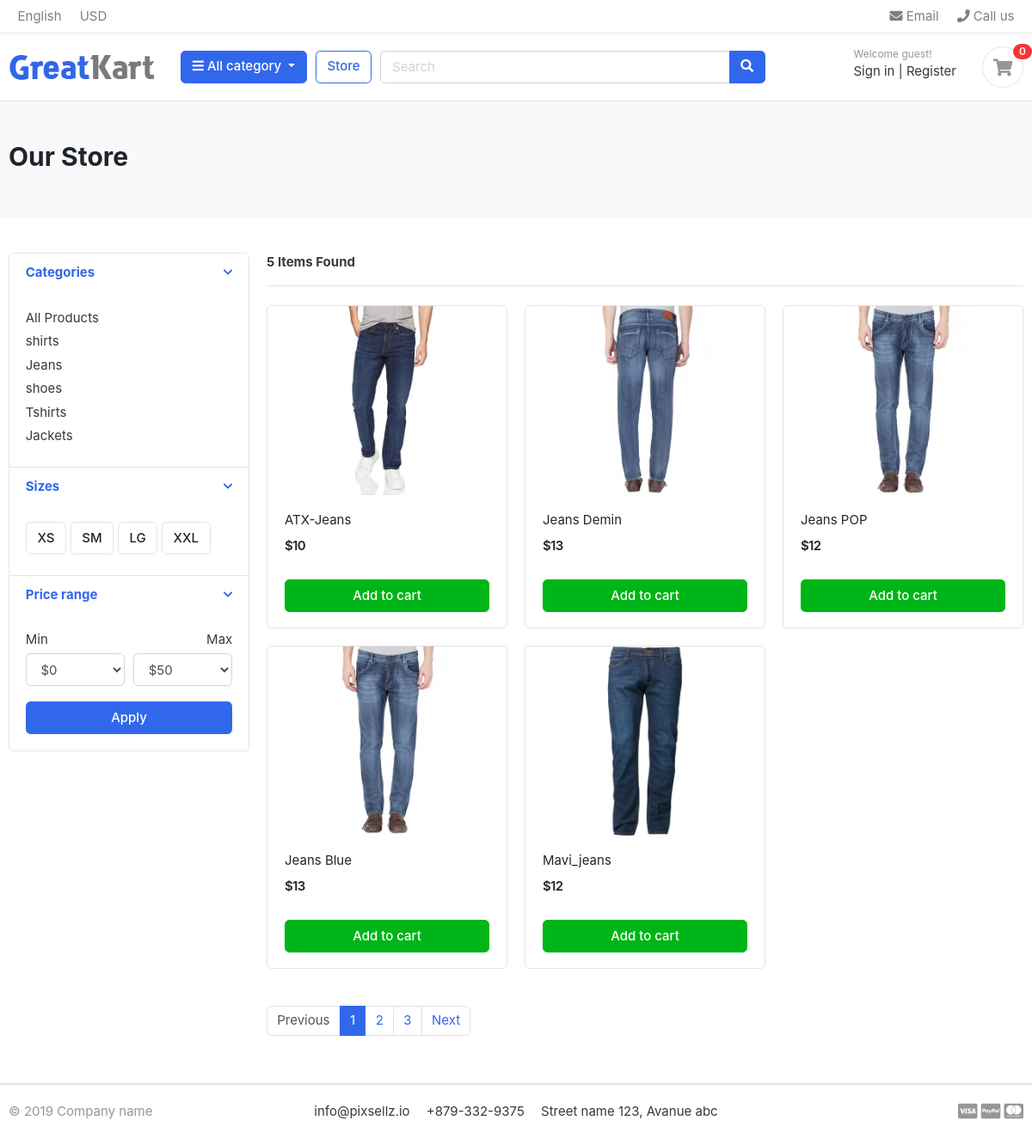
/store/jeans/, run on the app's committed database.
### category/models.py (models this page shows, shortened)
class Category(models.Model):
    category_name = models.CharField(max_length=50, unique=True)
    slug = models.SlugField(max_length=100, unique=True)
    description = models.TextField(max_length=255, blank=True)
    cat_image = models.ImageField(upload_to='photos/catagories', blank=True)
    class Meta:
        verbose_name = 'category'
        verbose_name_plural = 'categories'
    def get_url(self):
        return reverse('products_by_category',args=[self.slug])

### store/models.py (models this page shows, shortened)
class Product(models.Model):
    product_name        = models.CharField(max_length=200, unique=True)
    slug                = models.SlugField(max_length=200, unique=True)
    product_description = models.TextField(max_length=500, blank=True)
    price               = models.IntegerField()
    product_image       = models.ImageField(upload_to='photos/products')
    stock               = models.IntegerField()
    is_available        = models.BooleanField(default=True)
    category            = models.ForeignKey(Category, on_delete=models.CASCADE)
    created_date        = models.DateTimeField(auto_now_add=True)
    modified_date       = models.DateTimeField(auto_now=True)
    def get_url(self):
        return reverse('product_detail',args=[self.category.slug,self.slug])

### store/views.py (the view)
# urls.py: path('store/',include('store.urls')),
def store(request, category_slug=None):
    categories = None
    products  = None
    if category_slug != None:
        categories = get_object_or_404(Category,slug=category_slug)
        products = Product.objects.filter(category=categories,is_available=True)
        product_count = products.count()
    else:
        products = Product.objects.all().filter(is_available=True)
        product_count = products.count()
    context = {
        'products' : products,
        'product_count' : product_count,
    }
    return render(request,'store/store.html', context)

### category/context_processor.py (called while the page is built)
def menu_links(request):
    links = Category.objects.all()
    return dict(links=links)

### templates/store/store.html (shortened to what this page needs)
{% extends 'base.html' %}
{% load static %}
{% block content %}
<section class="section-pagetop bg">
    <div class="container">
        <h2 class="title-page">Our Store</h2>
    </div>
</section>
<section class="section-content padding-y">
    <div class="container">
        <div class="row">
            <aside class="col-md-3">
                <div class="card">
                    <article class="filter-group">
                        <header class="card-header">
                            <a href="#" data-toggle="collapse" data-target="#collapse_1" aria-expanded="true" class="">
                                <i class="icon-control fa fa-chevron-down"></i>
                                <h6 class="title">Categories</h6>
                            </a>
                        </header>
                        <div class="filter-content collapse show" id="collapse_1" style="">
                            <div class="card-body">
                                <ul class="list-menu">
                                    <li><a href="{% url 'store' %}">All Products </a></li>
                                    {% for category in links %}
                                        <li><a href="{{ category.get_url}}">{{category.category_name}} </a></li>
                                    {% endfor %}
                                </ul>
                            </div>
                        </div>
                    </article>
                    <article class="filter-group">
                        <header class="card-header">
                            <a href="#" data-toggle="collapse" data-target="#collapse_4" aria-expanded="true" class="">
                                <i class="icon-control fa fa-chevron-down"></i>
                                <h6 class="title">Sizes </h6>
                            </a>
                        </header>
                        <div class="filter-content collapse show" id="collapse_4" style="">
                            <div class="card-body">
                                <label class="checkbox-btn">
                                    <span class="btn btn-light"> XS </span>
                                </label>
                                <label class="checkbox-btn">
                                    <span class="btn btn-light"> SM </span>
                                </label>
                                <label class="checkbox-btn">
                                    <span class="btn btn-light"> LG </span>
                                </label>
                                <label class="checkbox-btn">
                                    <span class="btn btn-light"> XXL </span>
                                </label>
                            </div>
                        </div>
                    </article>
                    <article class="filter-group">
                        <header class="card-header">
                            <a href="#" data-toggle="collapse" data-target="#collapse_3" aria-expanded="true" class="">
                                <i class="icon-control fa fa-chevron-down"></i>
                                <h6 class="title">Price range </h6>
                            </a>
                        </header>
                        <div class="filter-content collapse show" id="collapse_3" style="">
                            <div class="card-body">
                                <div class="form-row">
                                    <div class="form-group col-md-6">
                                        <label>Min</label>
                                        <select class="mr-2 form-control">
                                            <option value="0">$0</option>
                                        </select>
                                    </div>
                                    <div class="form-group text-right col-md-6">
                                        <label>Max</label>
                                        <select class="mr-2 form-control">
                                            <option value="50">$50</option>
                                        </select>
                                    </div>
                                </div>
                                <button class="btn btn-block btn-primary">Apply</button>
                            </div>
                        </div>
                    </article>
                </div>
            </aside>
            <main class="col-md-9">
                <header class="border-bottom mb-4 pb-3">
                    <div class="form-inline">
                        <span class="mr-md-auto"><b>{{ product_count }} Items Found</b></span>
                    </div>
                </header>
                <div class="row">
                    {% for product in products %}
                    <div class="col-md-4">
                        <figure class="card card-product-grid">
                            <div class="img-wrap">
                                <a href="{{ product.get_url }}"><img src="{{ product.product_image.url }}"></a>
                            </div>
                            <figcaption class="info-wrap">
                                <div class="fix-height">
                                    <a href="{{ product.get_url }}" class="title">{{ product.product_name }}</a>
                                    <div class="price-wrap mt-2">
                                        <span class="price">${{ product.price }}</span>
                                    </div>
                                </div>
                                <a href="#" class="btn btn-block btn-success">Add to cart </a>
                            </figcaption>
                        </figure>
                    </div>
                    {% endfor %}
                </div>
                <nav class="mt-4" aria-label="Page navigation sample">
                    <ul class="pagination">
                        <li class="page-item disabled"><a class="page-link" href="#">Previous</a></li>
                        <li class="page-item active"><a class="page-link" href="#">1</a></li>
                        <li class="page-item"><a class="page-link" href="#">2</a></li>
                        <li class="page-item"><a class="page-link" href="#">3</a></li>
                        <li class="page-item"><a class="page-link" href="#">Next</a></li>
                    </ul>
                </nav>
            </main>
        </div>
    </div>
</section>
{% endblock content %}

### ecom/static/css/ui.css (style rules this page uses)
html { font-family: "Inter", sans-serif; font-size: 15px; }
.img-wrap { text-align: center; display: block; }
.img-wrap img { max-width: 100%; }
.price-wrap { letter-spacing: -0.7px; }
.padding-y { padding-top: 40px; padding-bottom: 40px; }
figure { margin-bottom: 0; }
article:after, .form-group:after { display: block; clear: both; content: ""; }
.bg { background-color: #f8f9fa; }
.title-page { color: #212529; }
.btn-light { background-color: #fff; border-color: #e4e4e4; }
[class*=list-] li:after { visibility: hidden; display: block; content: ""; overflow: hidden; height: 0; clear: both; }
.list-menu { list-style: none; margin: 0; padding-left: 0; }
.list-menu li { margin-bottom: 5px; }
.list-menu a { color: #343a40; }
[class*=card-product] a.title { color: #212529; display: block; }
[class*=card-product] .img-wrap { overflow: hidden; position: relative; }
[class*=card-product] .img-wrap img { height: 100%; max-width: 100%; width: auto; display: inline-block; -o-object-fit: cover; object-fit: cover; }
.card-product-grid { margin-bottom: 20px; }
.card-product-grid .img-wrap { border-radius: 0.2rem 0.2rem 0 0; height: 220px; }
.card-product-grid .info-wrap { overflow: hidden; padding: 18px 20px; }
.card-product-grid .fix-height { height: 80px; overflow: hidden; }
.card .img-wrap { overflow: hidden; }
.price { font-weight: 600; color: #212529; }
.icon-control { margin-top: 5px; float: right; font-size: 80%; }
.card-header .title { margin-bottom: 0; line-height: 1.5; }
.filter-group { border-bottom: 1px solid #e4e4e4; }
.filter-group .card-header { border-bottom: 0; }
.filter-group:last-child { border-bottom: 0; }
.checkbox-btn { position: relative; }
.section-pagetop { padding: 45px 0; }

### data on the page
Category: category_name "shirts"
Category: category_name "Jeans"
Category: category_name "shoes"
Category: category_name "Tshirts"
Category: category_name "Jackets"
Product: product_image (picture), product_name "ATX-Jeans", price "10"
Product: product_image (picture), product_name "Jeans Demin", price "13"
Product: product_image (picture), product_name "Jeans POP", price "12"
Product: product_image (picture), product_name "Jeans Blue", price "13"
Product: product_image (picture), product_name "Mavi_jeans", price "12"

### other printed values
{{ product_count }} "5"
